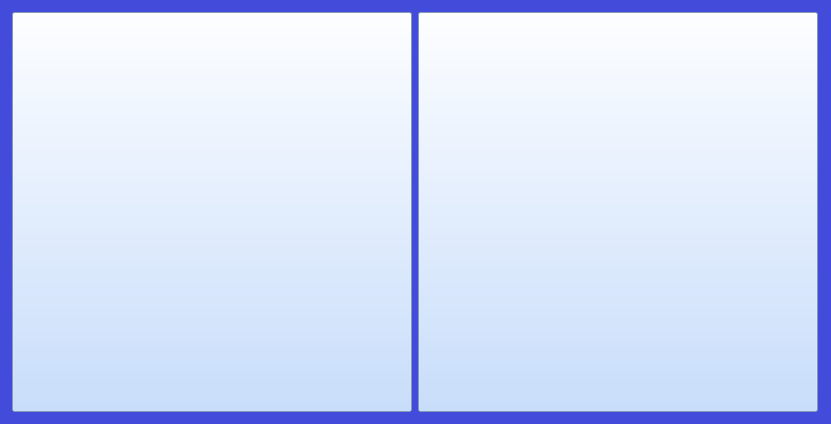
<?xml version="1.0" encoding="UTF-8"?>
<ui version="4.0">
 <class>Form</class>
 <widget class="QWidget" name="Form">
  <property name="geometry">
   <rect>
    <x>0</x>
    <y>0</y>
    <width>831</width>
    <height>424</height>
   </rect>
  </property>
  <property name="minimumSize">
   <size>
    <width>831</width>
    <height>424</height>
   </size>
  </property>
  <property name="maximumSize">
   <size>
    <width>831</width>
    <height>424</height>
   </size>
  </property>
  <property name="windowTitle">
   <string>Menü</string>
  </property>
  <property name="windowIcon">
   <iconset resource="../onizlenim/resim.qrc">
    <normaloff>:/newPrefix/resim/0.png</normaloff>:/newPrefix/resim/0.png</iconset>
  </property>
  <property name="styleSheet">
   <string notr="true">background-color: rgb(129, 112, 200);
background-color: rgb(67, 75, 218);
</string>
  </property>
  <layout class="QHBoxLayout" name="horizontalLayout_2">
   <item>
    <layout class="QHBoxLayout" name="horizontalLayout">
     <item>
      <widget class="QPushButton" name="pushButton">
       <property name="sizePolicy">
        <sizepolicy hsizetype="Preferred" vsizetype="Preferred">
         <horstretch>0</horstretch>
         <verstretch>0</verstretch>
        </sizepolicy>
       </property>
       <property name="minimumSize">
        <size>
         <width>400</width>
         <height>400</height>
        </size>
       </property>
       <property name="maximumSize">
        <size>
         <width>400</width>
         <height>400</height>
        </size>
       </property>
       <property name="styleSheet">
        <string notr="true">font: 20pt &quot;MS Shell Dlg 2&quot;;
background-color: rgb(184, 213, 255);</string>
       </property>
       <property name="text">
        <string/>
       </property>
       <property name="icon">
        <iconset resource="../onizlenim/resim.qrc">
         <normaloff>:/newPrefix/resim/main.png</normaloff>:/newPrefix/resim/main.png</iconset>
       </property>
       <property name="iconSize">
        <size>
         <width>400</width>
         <height>385</height>
        </size>
       </property>
      </widget>
     </item>
     <item>
      <widget class="QPushButton" name="pushButton_2">
       <property name="sizePolicy">
        <sizepolicy hsizetype="Preferred" vsizetype="Preferred">
         <horstretch>0</horstretch>
         <verstretch>0</verstretch>
        </sizepolicy>
       </property>
       <property name="minimumSize">
        <size>
         <width>400</width>
         <height>400</height>
        </size>
       </property>
       <property name="maximumSize">
        <size>
         <width>400</width>
         <height>400</height>
        </size>
       </property>
       <property name="styleSheet">
        <string notr="true">font: 20pt &quot;MS Shell Dlg 2&quot;;
background-color: rgb(184, 213, 255);</string>
       </property>
       <property name="text">
        <string/>
       </property>
       <property name="icon">
        <iconset resource="../onizlenim/resim.qrc">
         <normaloff>:/newPrefix/resim/image.png</normaloff>:/newPrefix/resim/image.png</iconset>
       </property>
       <property name="iconSize">
        <size>
         <width>294</width>
         <height>337</height>
        </size>
       </property>
      </widget>
     </item>
    </layout>
   </item>
  </layout>
 </widget>
 <resources>
  <include location="../onizlenim/resim.qrc"/>
 </resources>
 <connections/>
</ui>
